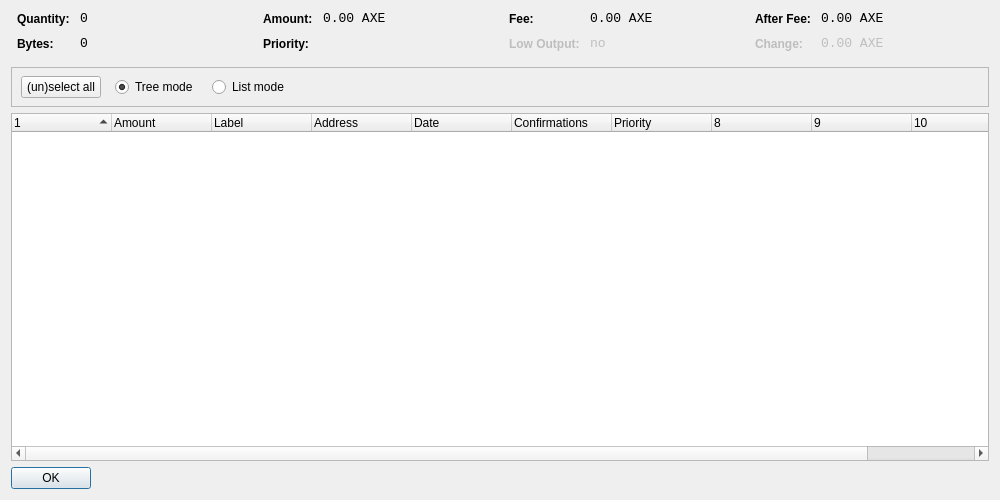
<?xml version="1.0" encoding="UTF-8"?>
<ui version="4.0">
 <class>CoinControlDialog</class>
 <widget class="QDialog" name="CoinControlDialog">
  <property name="geometry">
   <rect>
    <x>0</x>
    <y>0</y>
    <width>1000</width>
    <height>500</height>
   </rect>
  </property>
  <property name="windowTitle">
   <string>Coin Control</string>
  </property>
  <layout class="QVBoxLayout" name="verticalLayout">
   <item>
    <layout class="QHBoxLayout" name="horizontalLayoutTop" stretch="0,0,0,0">
     <property name="topMargin">
      <number>0</number>
     </property>
     <property name="bottomMargin">
      <number>10</number>
     </property>
     <item>
      <layout class="QFormLayout" name="formLayoutCoinControl1">
       <property name="horizontalSpacing">
        <number>10</number>
       </property>
       <property name="verticalSpacing">
        <number>10</number>
       </property>
       <property name="leftMargin">
        <number>6</number>
       </property>
       <property name="rightMargin">
        <number>6</number>
       </property>
       <item row="0" column="0">
        <widget class="QLabel" name="labelCoinControlQuantityText">
         <property name="styleSheet">
          <string notr="true">font-weight:bold;</string>
         </property>
         <property name="text">
          <string>Quantity:</string>
         </property>
        </widget>
       </item>
       <item row="0" column="1">
        <widget class="QLabel" name="labelCoinControlQuantity">
         <property name="font">
          <font>
           <family>Monospace</family>
           <pointsize>10</pointsize>
          </font>
         </property>
         <property name="cursor">
          <cursorShape>IBeamCursor</cursorShape>
         </property>
         <property name="contextMenuPolicy">
          <enum>Qt::ActionsContextMenu</enum>
         </property>
         <property name="text">
          <string notr="true">0</string>
         </property>
         <property name="textInteractionFlags">
          <set>Qt::LinksAccessibleByMouse|Qt::TextSelectableByKeyboard|Qt::TextSelectableByMouse</set>
         </property>
        </widget>
       </item>
       <item row="1" column="0">
        <widget class="QLabel" name="labelCoinControlBytesText">
         <property name="styleSheet">
          <string notr="true">font-weight:bold;</string>
         </property>
         <property name="text">
          <string>Bytes:</string>
         </property>
        </widget>
       </item>
       <item row="1" column="1">
        <widget class="QLabel" name="labelCoinControlBytes">
         <property name="font">
          <font>
           <family>Monospace</family>
           <pointsize>10</pointsize>
          </font>
         </property>
         <property name="cursor">
          <cursorShape>IBeamCursor</cursorShape>
         </property>
         <property name="contextMenuPolicy">
          <enum>Qt::ActionsContextMenu</enum>
         </property>
         <property name="text">
          <string notr="true">0</string>
         </property>
         <property name="textInteractionFlags">
          <set>Qt::LinksAccessibleByMouse|Qt::TextSelectableByKeyboard|Qt::TextSelectableByMouse</set>
         </property>
        </widget>
       </item>
      </layout>
     </item>
     <item>
      <layout class="QFormLayout" name="formLayoutCoinControl2">
       <property name="horizontalSpacing">
        <number>10</number>
       </property>
       <property name="verticalSpacing">
        <number>10</number>
       </property>
       <property name="leftMargin">
        <number>6</number>
       </property>
       <property name="rightMargin">
        <number>6</number>
       </property>
       <item row="0" column="0">
        <widget class="QLabel" name="labelCoinControlAmountText">
         <property name="styleSheet">
          <string notr="true">font-weight:bold;</string>
         </property>
         <property name="text">
          <string>Amount:</string>
         </property>
        </widget>
       </item>
       <item row="0" column="1">
        <widget class="QLabel" name="labelCoinControlAmount">
         <property name="font">
          <font>
           <family>Monospace</family>
           <pointsize>10</pointsize>
          </font>
         </property>
         <property name="cursor">
          <cursorShape>IBeamCursor</cursorShape>
         </property>
         <property name="contextMenuPolicy">
          <enum>Qt::ActionsContextMenu</enum>
         </property>
         <property name="text">
          <string notr="true">0.00 AXE</string>
         </property>
         <property name="textInteractionFlags">
          <set>Qt::LinksAccessibleByMouse|Qt::TextSelectableByKeyboard|Qt::TextSelectableByMouse</set>
         </property>
        </widget>
       </item>
       <item row="1" column="0">
        <widget class="QLabel" name="labelCoinControlPriorityText">
         <property name="styleSheet">
          <string notr="true">font-weight:bold;</string>
         </property>
         <property name="text">
          <string>Priority:</string>
         </property>
        </widget>
       </item>
       <item row="1" column="1">
        <widget class="QLabel" name="labelCoinControlPriority">
         <property name="font">
          <font>
           <family>Monospace</family>
           <pointsize>10</pointsize>
          </font>
         </property>
         <property name="cursor">
          <cursorShape>IBeamCursor</cursorShape>
         </property>
         <property name="contextMenuPolicy">
          <enum>Qt::ActionsContextMenu</enum>
         </property>
         <property name="text">
          <string/>
         </property>
         <property name="textInteractionFlags">
          <set>Qt::LinksAccessibleByMouse|Qt::TextSelectableByKeyboard|Qt::TextSelectableByMouse</set>
         </property>
        </widget>
       </item>
      </layout>
     </item>
     <item>
      <layout class="QFormLayout" name="formLayoutCoinControl3">
       <property name="horizontalSpacing">
        <number>10</number>
       </property>
       <property name="verticalSpacing">
        <number>10</number>
       </property>
       <property name="leftMargin">
        <number>6</number>
       </property>
       <property name="rightMargin">
        <number>6</number>
       </property>
       <item row="0" column="0">
        <widget class="QLabel" name="labelCoinControlFeeText">
         <property name="styleSheet">
          <string notr="true">font-weight:bold;</string>
         </property>
         <property name="text">
          <string>Fee:</string>
         </property>
        </widget>
       </item>
       <item row="0" column="1">
        <widget class="QLabel" name="labelCoinControlFee">
         <property name="font">
          <font>
           <family>Monospace</family>
           <pointsize>10</pointsize>
          </font>
         </property>
         <property name="cursor">
          <cursorShape>IBeamCursor</cursorShape>
         </property>
         <property name="contextMenuPolicy">
          <enum>Qt::ActionsContextMenu</enum>
         </property>
         <property name="text">
          <string notr="true">0.00 AXE</string>
         </property>
         <property name="textInteractionFlags">
          <set>Qt::LinksAccessibleByMouse|Qt::TextSelectableByKeyboard|Qt::TextSelectableByMouse</set>
         </property>
        </widget>
       </item>
       <item row="1" column="0">
        <widget class="QLabel" name="labelCoinControlLowOutputText">
         <property name="enabled">
          <bool>false</bool>
         </property>
         <property name="styleSheet">
          <string notr="true">font-weight:bold;</string>
         </property>
         <property name="text">
          <string>Low Output:</string>
         </property>
        </widget>
       </item>
       <item row="1" column="1">
        <widget class="QLabel" name="labelCoinControlLowOutput">
         <property name="enabled">
          <bool>false</bool>
         </property>
         <property name="font">
          <font>
           <family>Monospace</family>
           <pointsize>10</pointsize>
          </font>
         </property>
         <property name="cursor">
          <cursorShape>IBeamCursor</cursorShape>
         </property>
         <property name="contextMenuPolicy">
          <enum>Qt::ActionsContextMenu</enum>
         </property>
         <property name="text">
          <string notr="true">no</string>
         </property>
         <property name="textInteractionFlags">
          <set>Qt::LinksAccessibleByMouse|Qt::TextSelectableByKeyboard|Qt::TextSelectableByMouse</set>
         </property>
        </widget>
       </item>
      </layout>
     </item>
     <item>
      <layout class="QFormLayout" name="formLayoutCoinControl4">
       <property name="horizontalSpacing">
        <number>10</number>
       </property>
       <property name="verticalSpacing">
        <number>10</number>
       </property>
       <property name="leftMargin">
        <number>6</number>
       </property>
       <property name="rightMargin">
        <number>6</number>
       </property>
       <item row="0" column="0">
        <widget class="QLabel" name="labelCoinControlAfterFeeText">
         <property name="styleSheet">
          <string notr="true">font-weight:bold;</string>
         </property>
         <property name="text">
          <string>After Fee:</string>
         </property>
        </widget>
       </item>
       <item row="0" column="1">
        <widget class="QLabel" name="labelCoinControlAfterFee">
         <property name="font">
          <font>
           <family>Monospace</family>
           <pointsize>10</pointsize>
          </font>
         </property>
         <property name="cursor">
          <cursorShape>IBeamCursor</cursorShape>
         </property>
         <property name="contextMenuPolicy">
          <enum>Qt::ActionsContextMenu</enum>
         </property>
         <property name="text">
          <string notr="true">0.00 AXE</string>
         </property>
         <property name="textInteractionFlags">
          <set>Qt::LinksAccessibleByMouse|Qt::TextSelectableByKeyboard|Qt::TextSelectableByMouse</set>
         </property>
        </widget>
       </item>
       <item row="1" column="0">
        <widget class="QLabel" name="labelCoinControlChangeText">
         <property name="enabled">
          <bool>false</bool>
         </property>
         <property name="styleSheet">
          <string notr="true">font-weight:bold;</string>
         </property>
         <property name="text">
          <string>Change:</string>
         </property>
        </widget>
       </item>
       <item row="1" column="1">
        <widget class="QLabel" name="labelCoinControlChange">
         <property name="enabled">
          <bool>false</bool>
         </property>
         <property name="font">
          <font>
           <family>Monospace</family>
           <pointsize>10</pointsize>
          </font>
         </property>
         <property name="cursor">
          <cursorShape>IBeamCursor</cursorShape>
         </property>
         <property name="contextMenuPolicy">
          <enum>Qt::ActionsContextMenu</enum>
         </property>
         <property name="text">
          <string notr="true">0.00 AXE</string>
         </property>
         <property name="textInteractionFlags">
          <set>Qt::LinksAccessibleByMouse|Qt::TextSelectableByKeyboard|Qt::TextSelectableByMouse</set>
         </property>
        </widget>
       </item>
      </layout>
     </item>
    </layout>
   </item>
   <item>
    <widget class="QFrame" name="frame">
     <property name="minimumSize">
      <size>
       <width>0</width>
       <height>40</height>
      </size>
     </property>
     <property name="frameShape">
      <enum>QFrame::StyledPanel</enum>
     </property>
     <property name="frameShadow">
      <enum>QFrame::Sunken</enum>
     </property>
     <widget class="QWidget" name="horizontalLayoutWidget">
      <property name="geometry">
       <rect>
        <x>10</x>
        <y>0</y>
        <width>781</width>
        <height>41</height>
       </rect>
      </property>
      <layout class="QHBoxLayout" name="horizontalLayoutPanel" stretch="0,0,0,0,0">
       <property name="spacing">
        <number>14</number>
       </property>
       <item>
        <widget class="QPushButton" name="pushButtonSelectAll">
         <property name="sizePolicy">
          <sizepolicy hsizetype="Maximum" vsizetype="Fixed">
           <horstretch>0</horstretch>
           <verstretch>0</verstretch>
          </sizepolicy>
         </property>
         <property name="text">
          <string>(un)select all</string>
         </property>
        </widget>
       </item>
       <item>
        <widget class="QRadioButton" name="radioTreeMode">
         <property name="sizePolicy">
          <sizepolicy hsizetype="Maximum" vsizetype="Fixed">
           <horstretch>0</horstretch>
           <verstretch>0</verstretch>
          </sizepolicy>
         </property>
         <property name="text">
          <string>Tree mode</string>
         </property>
         <property name="checked">
          <bool>true</bool>
         </property>
        </widget>
       </item>
       <item>
        <widget class="QRadioButton" name="radioListMode">
         <property name="sizePolicy">
          <sizepolicy hsizetype="Maximum" vsizetype="Fixed">
           <horstretch>0</horstretch>
           <verstretch>0</verstretch>
          </sizepolicy>
         </property>
         <property name="text">
          <string>List mode</string>
         </property>
        </widget>
       </item>
       <item>
        <spacer name="horizontalSpacer">
         <property name="orientation">
          <enum>Qt::Horizontal</enum>
         </property>
         <property name="sizeHint" stdset="0">
          <size>
           <width>40</width>
           <height>20</height>
          </size>
         </property>
        </spacer>
       </item>
      </layout>
     </widget>
    </widget>
   </item>
   <item>
    <widget class="CoinControlTreeWidget" name="treeWidget">
     <property name="contextMenuPolicy">
      <enum>Qt::CustomContextMenu</enum>
     </property>
     <property name="sortingEnabled">
      <bool>false</bool>
     </property>
     <property name="columnCount">
      <number>11</number>
     </property>
     <attribute name="headerShowSortIndicator" stdset="0">
      <bool>true</bool>
     </attribute>
     <attribute name="headerStretchLastSection">
      <bool>false</bool>
     </attribute>
     <column>
      <property name="text">
       <string/>
      </property>
     </column>
     <column>
      <property name="text">
       <string>Amount</string>
      </property>
     </column>
     <column>
      <property name="text">
       <string>Label</string>
      </property>
     </column>
     <column>
      <property name="text">
       <string>Address</string>
      </property>
     </column>
     <column>
      <property name="text">
       <string>Date</string>
      </property>
     </column>
     <column>
      <property name="text">
       <string>Confirmations</string>
      </property>
      <property name="toolTip">
       <string>Confirmed</string>
      </property>
     </column>
     <column>
      <property name="text">
       <string>Priority</string>
      </property>
     </column>
     <column>
      <property name="text">
       <string/>
      </property>
     </column>
     <column>
      <property name="text">
       <string/>
      </property>
     </column>
     <column>
      <property name="text">
       <string/>
      </property>
     </column>
     <column>
      <property name="text">
       <string/>
      </property>
     </column>
    </widget>
   </item>
   <item>
    <widget class="QDialogButtonBox" name="buttonBox">
     <property name="sizePolicy">
      <sizepolicy hsizetype="Maximum" vsizetype="Fixed">
       <horstretch>0</horstretch>
       <verstretch>0</verstretch>
      </sizepolicy>
     </property>
     <property name="orientation">
      <enum>Qt::Horizontal</enum>
     </property>
     <property name="standardButtons">
      <set>QDialogButtonBox::Ok</set>
     </property>
    </widget>
   </item>
  </layout>
 </widget>
 <customwidgets>
  <customwidget>
   <class>CoinControlTreeWidget</class>
   <extends>QTreeWidget</extends>
   <header>coincontroltreewidget.h</header>
  </customwidget>
 </customwidgets>
 <resources/>
 <connections/>
</ui>
